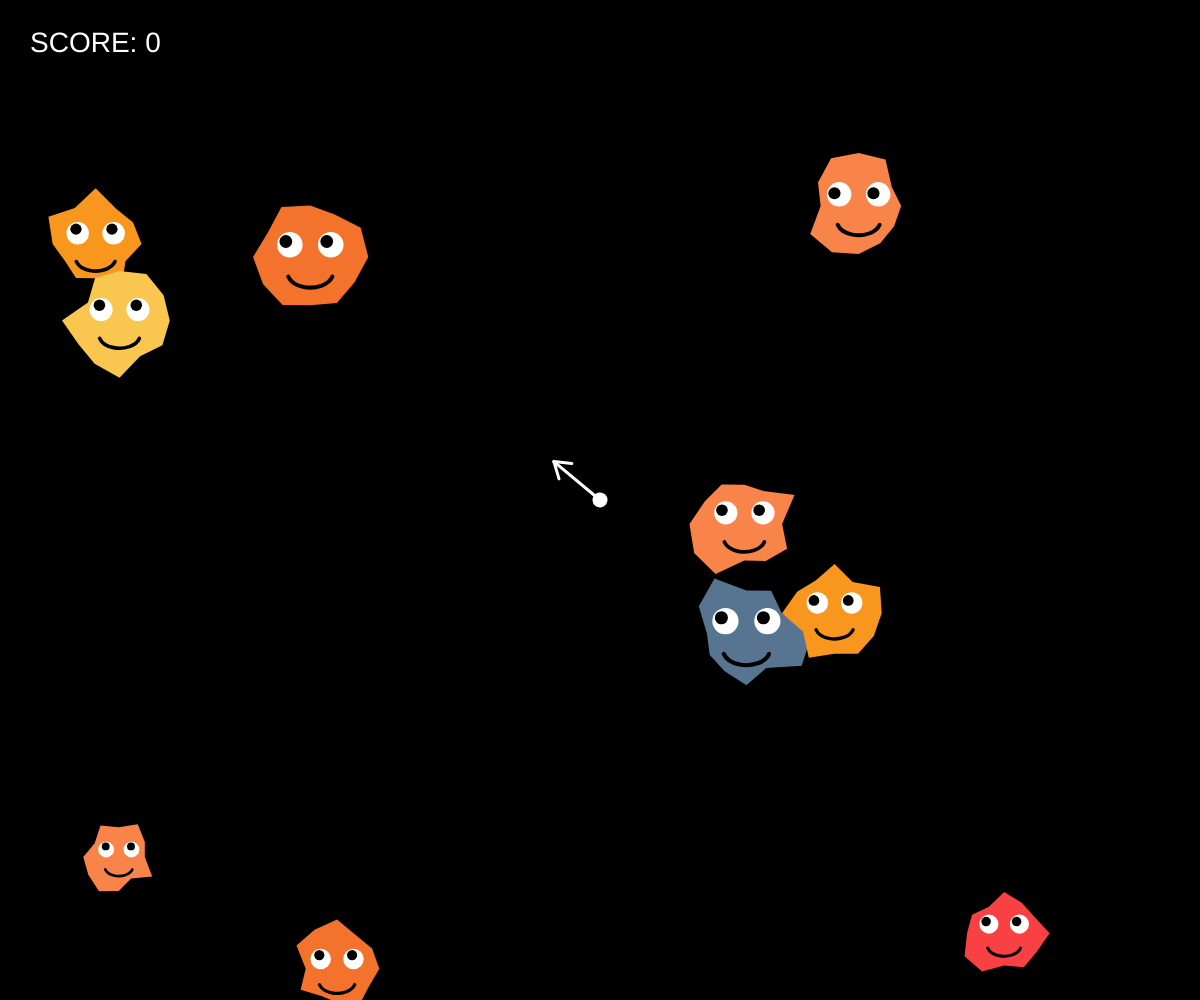
Frame 1 (no input)
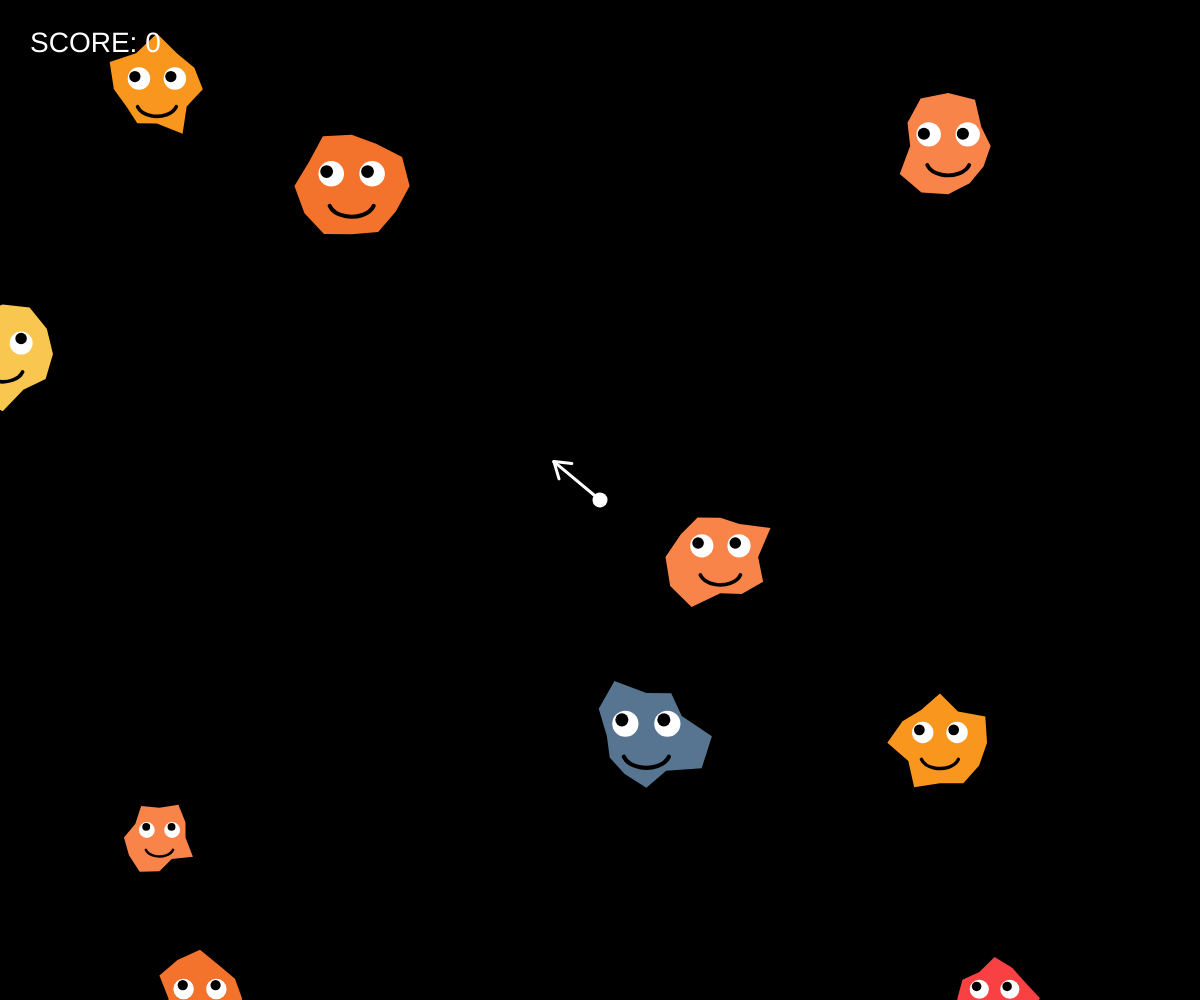
Frame 60 (no input)
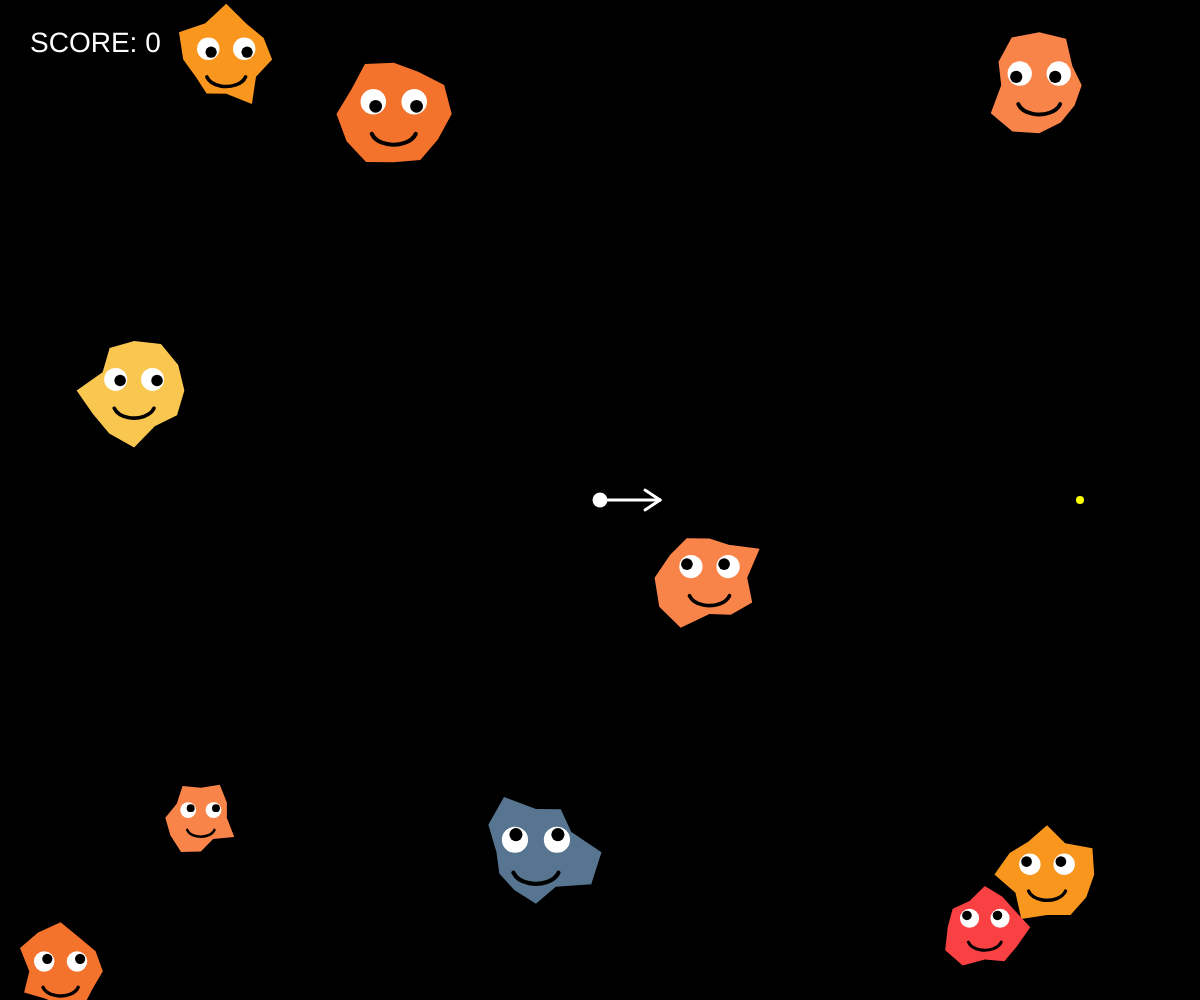
Frame 120 (the mouse pressed at the canvas centre since frame 60)

The p5.js sketch that drew these frames (run headless with seeded random() and noise() and a simulated clock; from frame 60 on, the mouse is pressed at the canvas centre):

// p5.js sketch
// ── sketch.js
let particles = [];
let missiles = [];
let explosions = [];
const palette = ['#f94144', '#f3722c', '#f8961e', '#f9844a', '#f9c74f', '#90be6d', '#43aa8b', '#4d908e', '#577590', '#277da1'];
let lastSpawnTime = 0;
let score = 0;
let shakeIntensity = 0; // 震動強度變數
const MAX_PARTICLES = 30; // 新增粒子數量上限
let overloadStartTime = 0; // 記錄粒子超過20個的開始時間
let restartBtn;

function setup() {
  // 建立全螢幕畫布
  createCanvas(windowWidth, windowHeight);
  
  // 建立重新開始按鈕
  restartBtn = createButton('重新開始');
  restartBtn.position(width / 2 - 50, height / 2 + 80);
  restartBtn.style('font-size', '20px');
  restartBtn.style('padding', '10px 20px');
  restartBtn.style('background-color', '#f9c74f');
  restartBtn.style('cursor', 'pointer');
  restartBtn.style('border', 'none');
  restartBtn.style('border-radius', '5px');
  restartBtn.mousePressed(resetGame);
  restartBtn.hide();

  // 初始產生 10 個物件
  initParticles();
  lastSpawnTime = millis();
}

function draw() {
  background(0); // 全螢幕背景顏色為黑

  // 粒子產生速度隨著分數加快
  // 每 10 分減少 200ms 間隔，最低限制在 600ms，且檢查是否超過數量上限
  let spawnInterval = max(600, 5000 - (score * 20));
  if (millis() - lastSpawnTime > spawnInterval && particles.length < MAX_PARTICLES) {
    particles.push(new Particle());
    lastSpawnTime = millis();
  }

  // 處理震動特效
  push();
  if (shakeIntensity > 0) {
    // 根據強度隨機位移畫布
    translate(random(-shakeIntensity, shakeIntensity), random(-shakeIntensity, shakeIntensity));
    shakeIntensity *= 0.85; // 震動衰減
    if (shakeIntensity < 0.1) shakeIntensity = 0;
  }

  // 繪製中心指標（箭頭）
  drawCenterArrow();

  // 更新與顯示所有粒子物件
  for (let i = particles.length - 1; i >= 0; i--) {
    particles[i].update();
    
    // 粒子間碰撞
    for (let j = i + 1; j < particles.length; j++) {
      particles[i].checkCollision(particles[j]);
    }

    // 檢查是否被飛彈擊中
    for (let m = missiles.length - 1; m >= 0; m--) {
      let d = dist(particles[i].x, particles[i].y, missiles[m].x, missiles[m].y);
      if (d < particles[i].size / 2) {
        // 產生爆炸特效
        explosions.push(new Explosion(particles[i].x, particles[i].y, particles[i].color));
        // 移除粒子與飛彈
        particles.splice(i, 1);
        missiles.splice(m, 1);
        shakeIntensity = 15; // 擊中時產生震動
        score += 10; // 計分動作
        break; 
      }
    }

    if (particles[i]) particles[i].display();
  }

  // 更新與顯示飛彈
  for (let i = missiles.length - 1; i >= 0; i--) {
    missiles[i].update();
    missiles[i].display();
    if (missiles[i].offScreen()) {
      missiles.splice(i, 1);
    }
  }

  // 更新與顯示爆炸畫面
  for (let i = explosions.length - 1; i >= 0; i--) {
    explosions[i].update();
    explosions[i].display();
    if (explosions[i].isFinished()) {
      explosions.splice(i, 1);
    }
  }

  displayScore();

  pop(); // 結束震動影響範圍

  // 檢查失敗條件：粒子超過20個持續8秒
  if (particles.length > 20) {
    if (overloadStartTime === 0) overloadStartTime = millis();
    let elapsed = millis() - overloadStartTime;
    
    if (elapsed > 8000) {
      background(150, 0, 0, 180); // 失敗時顯示紅色遮罩
      fill(255);
      textSize(100);
      textAlign(CENTER, CENTER);
      text("通關失敗", width / 2, height / 2);
      restartBtn.show();
      noLoop();
    } else {
      // 在畫面上方顯示警告倒數
      fill(255, 50, 50);
      textSize(24);
      textAlign(CENTER);
      text("警告：粒子過多！剩餘 " + nf((8000 - elapsed) / 1000, 1, 1) + "s", width / 2, height / 2 + 150);
    }
  } else {
    overloadStartTime = 0; // 數量降回 20 個以下則重置計時器
  }

  // 檢查勝利條件：分數達 1000 遊戲停止
  if (score >= 1000) {
    background(0, 150); // 加上一層半透明黑色遮罩，讓文字更突出
    fill(255, 255, 0); // 使用醒目的黃色
    textSize(100);
    textAlign(CENTER, CENTER);
    text("你成功了", width / 2, height / 2);
    restartBtn.show(); // 顯示重新開始按鈕
    noLoop(); // 停止 p5.js 的 draw 迴圈，遊戲畫面會凍結
  }
}

function initParticles() {
  particles = [];
  for (let i = 0; i < 10; i++) {
    particles.push(new Particle());
  }
}

function resetGame() {
  score = 0;
  missiles = [];
  explosions = [];
  overloadStartTime = 0; // 重置計時器
  initParticles();
  lastSpawnTime = millis();
  restartBtn.hide();
  loop(); // 重新啟動繪圖迴圈
}

function drawCenterArrow() {
  push();
  translate(width / 2, height / 2);
  let angle = atan2(mouseY - height / 2, mouseX - width / 2);
  rotate(angle);
  
  stroke(255);
  strokeWeight(3);
  line(0, 0, 60, 0); // 箭頭主線
  line(60, 0, 45, -10); // 箭頭側邊
  line(60, 0, 45, 10);
  
  fill(255);
  noStroke();
  ellipse(0, 0, 15, 15); // 中心圓點
  pop();
}

function displayScore() {
  fill(255);
  noStroke();
  textSize(28);
  textAlign(LEFT, TOP);
  text("SCORE: " + score, 30, 30);
}

function mousePressed() {
  if (mouseButton === LEFT) {
    // 按下左鍵發射飛彈
    fireMissile();
  }
}

function keyPressed() {
  if (key === ' ') {
    // 按下空白鍵也可以發射飛彈
    fireMissile();
  }
}

function fireMissile() {
  // 共通的飛彈發射邏輯
  let angle = atan2(mouseY - height / 2, mouseX - width / 2);
  missiles.push(new Missile(width / 2, height / 2, angle));
}

function windowResized() {
  resizeCanvas(windowWidth, windowHeight);
  restartBtn.position(width / 2 - 50, height / 2 + 80);
}

class Particle {
  constructor() {
    this.x = random(width);
    this.y = random(height);
    this.size = random(60, 110); // 隨機大小
    this.color = color(random(palette)); // 隨機採用指定的顏色
    this.vx = random(-2.5, 2.5); // 每個粒子移動速度不一樣
    this.vy = random(-2.5, 2.5);
    
    // 預先計算星狀頂點的縮放比例，增加每個物件獨有的破碎感
    this.points = 12;
    this.offsets = [];
    for (let i = 0; i < this.points; i++) {
      this.offsets.push(random(0.75, 1.25));
    }
  }

  update() {
    // 讓物件在畫面上緩慢移動
    this.x += this.vx;
    this.y += this.vy;

    // 簡單的邊界碰撞檢測
    if (this.x < 0 || this.x > width) this.vx *= -1;
    if (this.y < 0 || this.y > height) this.vy *= -1;
  }

  checkCollision(other) {
    let dx = other.x - this.x;
    let dy = other.y - this.y;
    let distance = sqrt(dx * dx + dy * dy);
    let minDistance = (this.size + other.size) / 2;

    if (distance < minDistance) {
      // 計算碰撞角度
      let angle = atan2(dy, dx);
      let overlap = minDistance - distance;

      // 1. 修正重疊問題 (防止物件黏在一起)
      this.x -= cos(angle) * (overlap / 2);
      this.y -= sin(angle) * (overlap / 2);
      other.x += cos(angle) * (overlap / 2);
      other.y += sin(angle) * (overlap / 2);

      // 2. 簡單的速度交換 (模擬彈開效果)
      let tempVx = this.vx;
      let tempVy = this.vy;
      this.vx = other.vx;
      this.vy = other.vy;
      other.vx = tempVx;
      other.vy = tempVy;
    }
  }

  display() {
    push();
    translate(this.x, this.y);

    let d = dist(mouseX, mouseY, this.x, this.y);
    let isNear = d < this.size * 1.2; // 偵測滑鼠是否靠近

    fill(this.color);
    noStroke();

    if (isNear) {
      // 滑鼠靠近時變為圓圈
      ellipse(0, 0, this.size);
    } else {
      // 平時為星狀圓弧外表
      beginShape();
      for (let i = 0; i < this.points; i++) {
        let angle = map(i, 0, this.points, 0, TWO_PI);
        let r = (this.size / 2) * this.offsets[i];
        vertex(r * cos(angle), r * sin(angle));
      }
      endShape(CLOSE);
    }

    // 繪製眼睛（白色部分）
    fill(255);
    let eyeX = this.size * 0.2;
    let eyeY = -this.size * 0.12;
    let eyeSize = this.size * 0.25;
    ellipse(-eyeX, eyeY, eyeSize);
    ellipse(eyeX, eyeY, eyeSize);

    // 繪製黑眼珠（計算與滑鼠的夾角）
    fill(0);
    let pupilSize = eyeSize * 0.5;
    let angle = atan2(mouseY - (this.y + eyeY), mouseX - this.x);
    let pupilOffset = eyeSize * 0.2;
    
    // 左、右眼珠隨滑鼠移動
    ellipse(-eyeX + cos(angle) * pupilOffset, eyeY + sin(angle) * pupilOffset, pupilSize);
    ellipse(eyeX + cos(angle) * pupilOffset, eyeY + sin(angle) * pupilOffset, pupilSize);

    // 繪製圓弧笑嘴
    noFill();
    stroke(0);
    strokeWeight(this.size * 0.04);
    arc(0, this.size * 0.15, this.size * 0.45, this.size * 0.3, 0.2, PI - 0.2);

    pop();
  }
}

class Missile {
  constructor(x, y, angle) {
    this.x = x;
    this.y = y;
    this.speed = 8;
    this.vx = cos(angle) * this.speed;
    this.vy = sin(angle) * this.speed;
    this.size = 8;
  }

  update() {
    this.x += this.vx;
    this.y += this.vy;
  }

  display() {
    fill(255, 255, 0); // 飛彈為黃色
    noStroke();
    ellipse(this.x, this.y, this.size);
  }

  offScreen() {
    return (this.x < 0 || this.x > width || this.y < 0 || this.y > height);
  }
}

class Explosion {
  constructor(x, y, col) {
    this.x = x;
    this.y = y;
    this.particles = [];
    this.alpha = 255;
    // 產生 15 個碎片
    for (let i = 0; i < 15; i++) {
      this.particles.push({
        vx: random(-3, 3),
        vy: random(-3, 3),
        x: 0,
        y: 0
      });
    }
    this.color = col;
  }

  update() {
    for (let p of this.particles) {
      p.x += p.vx;
      p.y += p.vy;
    }
    this.alpha -= 5; // 逐漸淡出
  }

  display() {
    push();
    translate(this.x, this.y);
    stroke(this.color.levels[0], this.color.levels[1], this.color.levels[2], this.alpha);
    strokeWeight(3);
    for (let p of this.particles) {
      point(p.x, p.y);
    }
    pop();
  }

  isFinished() {
    return this.alpha <= 0;
  }
}
